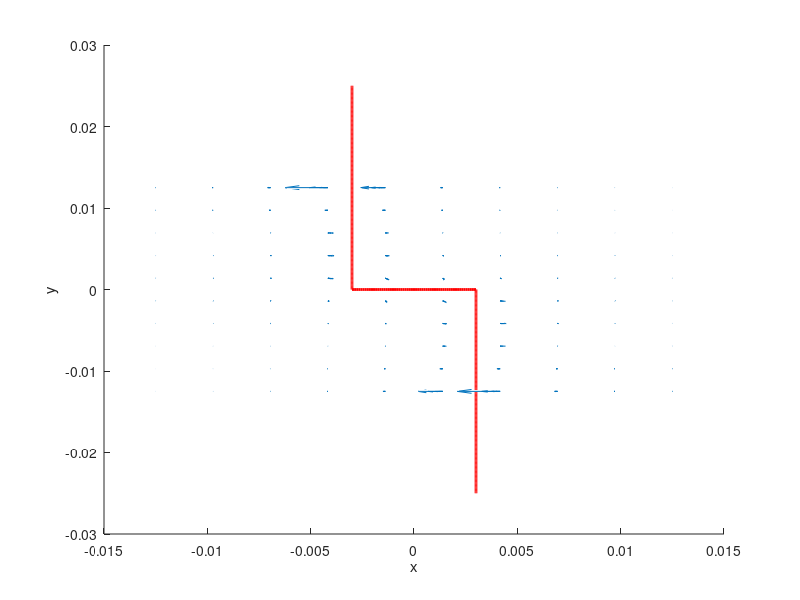

MATLAB code for this plot:
% Calculate the B field of a 1d wire using the finite element method
% Inspired by https://uk.mathworks.com/matlabcentral/fileexchange/47368-3d-magnetic-field-computation-of-a-straight-wire-of-finite-length-using-biot-savart-s-law
clear all;

%% Define constants and parameters
mu_0 = pi*4e-7;
% Parameters taken from [Haase et al]
I = 15; % Current through wire (A)
L1 = 6e-3; % Length of central wire (m)
L2 = 25e-3; % Length of end wires (m)

% How many points to evaluate the field at in each spatial dimension
Nx = 10;
Ny = 10;
Nz = 5;

% Length of each line segment
dL = 0.1e-3;
N1 = floor(L1 / dL);
N2 = floor(L2 / dL);
N = N1 + 2*N2;

%% Setup wire positions
% x, y, and z coordinates of the wire
wx = zeros(1, N);
wy = zeros(1, N);
wz = zeros(1, N); % All wires in z=0 plane

% First end wire - parallel to y axis
wx(1:N2) = -(L1 / 2);
wy(1:N2) = linspace(0, L2, N2);

% Central wire - parallel to x axis
wx((N2+1):(N1+N2)) = linspace(-(L1/2), L1/2, N1);
wy((N2+1):(N1+N2)) = 0.0;

% Second end wire - parallel to y axis
wx((N1+N2+1):N) = (L1 / 2);
wy((N1+N2+1):N) = linspace(-L2, 0, N2);

%% Setup arrays for axes and the field
% Points in space where we will evaluate the field
x = linspace(-(L2/2), L2/2, Nx);
y = linspace(-(L2/2), L2/2, Ny);
z = linspace(0, 5e-3, Nz);
[X, Y, Z] = meshgrid(x, y, z);

% x, y, and z components of the total field at each point
Bx = zeros(Nx, Ny, Nz);
By = zeros(Nx, Ny, Nz);
Bz = zeros(Nx, Ny, Nz);

%% Calculate the magnetic field
% Loop through all points in space
for i = 1:Nx
    for j = 1:Ny
        for k = 1:Nz
            % Loop through all line segments
            for n = 1:N-1
                % Vector of length dl pointing in direction of current flow
                dl = [wx(n+1)-wx(n) wy(n+1)-wy(n) wz(n+1)-wz(n)];
                % Mid-point of the line segment
                midpoint = 0.5 .* [wx(n)+wx(n+1) wy(n)+wy(n+1) wz(n)+wz(n+1)];
                % Position vector pointing from midpoint of line segment to
                % the point where we're calculating the field
                r = [X(i,j,k) Y(i,j,k) Z(i,j,k)] - midpoint;
                r_hat = (1/norm(r)) .* r; % Unit vector used in cross product
                
                % Biot-Savart law
                dB = cross(dl, r_hat);
                dB = dB .* ((mu_0*I)/(4*pi*norm(r)^2));
                % Add the contribution from this line segment to the total
                % B-field at this point
                Bx(i,j,k) = Bx(i,j,k) + dB(1);
                By(i,j,k) = By(i,j,k) + dB(2);
                Bz(i,j,k) = Bz(i,j,k) + dB(3);
            end
        end
    end
end

%% Plot the results
figure(1);
hold on;
% Plot the magnetic field
quiver3(X,Y,Z, Bx,By,Bz, 'AutoScaleFactor', 2.5);
xlabel('x');
ylabel('y');
zlabel('z');
% Show the positions of the wires
line(wx(1:N2), wy(1:N2), wz(1:N2), 'color', 'r', 'linewidth', 2);
line(wx((N2+1):(N1+N2)), wy((N2+1):(N1+N2)), wz((N2+1):(N1+N2)), 'color', 'r', 'linewidth', 2);
line(wx((N1+N2+1):N), wy((N1+N2+1):N), wz((N1+N2+1):N), 'color', 'r', 'linewidth', 2);

hold off;

